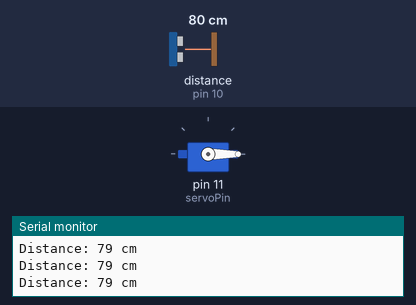
Simulated run of this sketch. Board: Arduino Uno, built with avr-gcc and run on an emulated ATmega328P. On the bench: servo, the last lines printed to the serial monitor. Wiring (inferred from the names in the program): ultrasonic range finder: trigger pin 9; echo pin 10. Inputs (shaded band) come from the test bench; at power-on: distance to the obstacle (sensor on pin 10) 80 cm. The echo pulse lasts 58.3 µs per cm.

Above: at 2.2 s.
2.3 s: distance to the obstacle (sensor on pin 10) set to 17 cm
3.8 s: distance to the obstacle (sensor on pin 10) set to 15 cm
At 5.78 s:
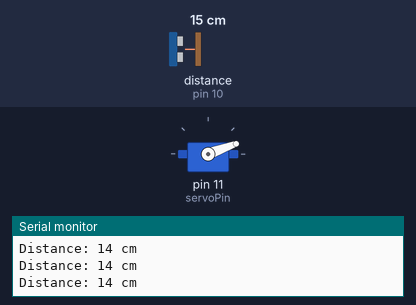
6.8 s: distance to the obstacle (sensor on pin 10) set to 2 cm
At 8.5 s:
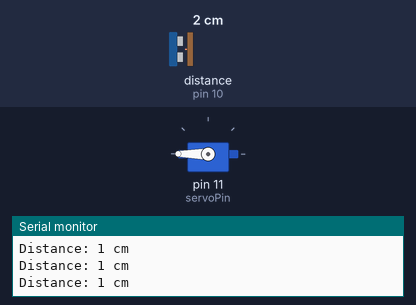
9.8 s: distance to the obstacle (sensor on pin 10) set to 299 cm
At 10.2 s:
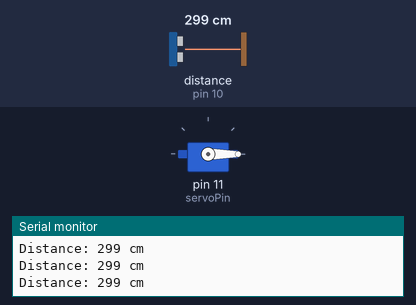
Timing chart, 0 to 12.4 s (numbered marks = the images above; inputs shaded):
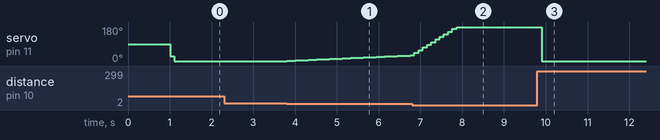

Measured:
- the behaviour switches between 16 and 15 cm on distance to the obstacle (sensor on pin 10) (found by bisection; images 0 and 1)
- after the input at 3.8 s, servo on pin 11 (servoPin): moves from 0° to 30° over 3.0 s, starting at once
- after the input at 9.8 s, servo on pin 11 (servoPin): 180° → 0° after 0.11 s

The sketch:

MainCode.ino
```cpp
#include <Servo.h>

// Define pins
const int trigPin = 9;
const int echoPin = 10;
const int servoPin = 11;

// Servo setup
Servo myServo;
int servoAngle = 90;  // Initial position of the servo (center)

// PID constants
float Kp = 1.0;   // Proportional constant
float Ki = 0.0;   // Integral constant
float Kd = 0.0;   // Derivative constant

float previousError = 0;
float integral = 0;
float setPoint = 15.0;  // Target distance (in cm)

void setup() {
  Serial.begin(9600);

  // Set up the ultrasonic sensor
  pinMode(trigPin, OUTPUT);
  pinMode(echoPin, INPUT);

  // Attach the servo
  myServo.attach(servoPin);
  myServo.write(servoAngle);  // Initial position

  delay(1000); // Wait for the servo to move to initial position
}

void loop() {
  // Read the distance from the ultrasonic sensor
  long duration, distance;
  digitalWrite(trigPin, LOW);
  delayMicroseconds(2);
  digitalWrite(trigPin, HIGH);
  delayMicroseconds(10);
  digitalWrite(trigPin, LOW);
  duration = pulseIn(echoPin, HIGH);
  distance = (duration / 2) / 29.1;  // Calculate distance in cm

  // Print distance for debugging
  Serial.print("Distance: ");
  Serial.print(distance);
  Serial.println(" cm");

  // Calculate the error
  float error = setPoint - distance;

  // PID calculations
  integral += error;   // Accumulate the sum of errors
  float derivative = error - previousError;  // Difference between current and previous error
  float output = Kp * error + Ki * integral + Kd * derivative;

  // Calculate the new servo angle
  servoAngle = constrain(servoAngle + output, 0, 180); // Limit servo angle to between 0 and 180 degrees

  // Move the servo
  myServo.write(servoAngle);

  // Save error for next iteration
  previousError = error;

  // Wait before the next reading
  delay(100);
}
```
